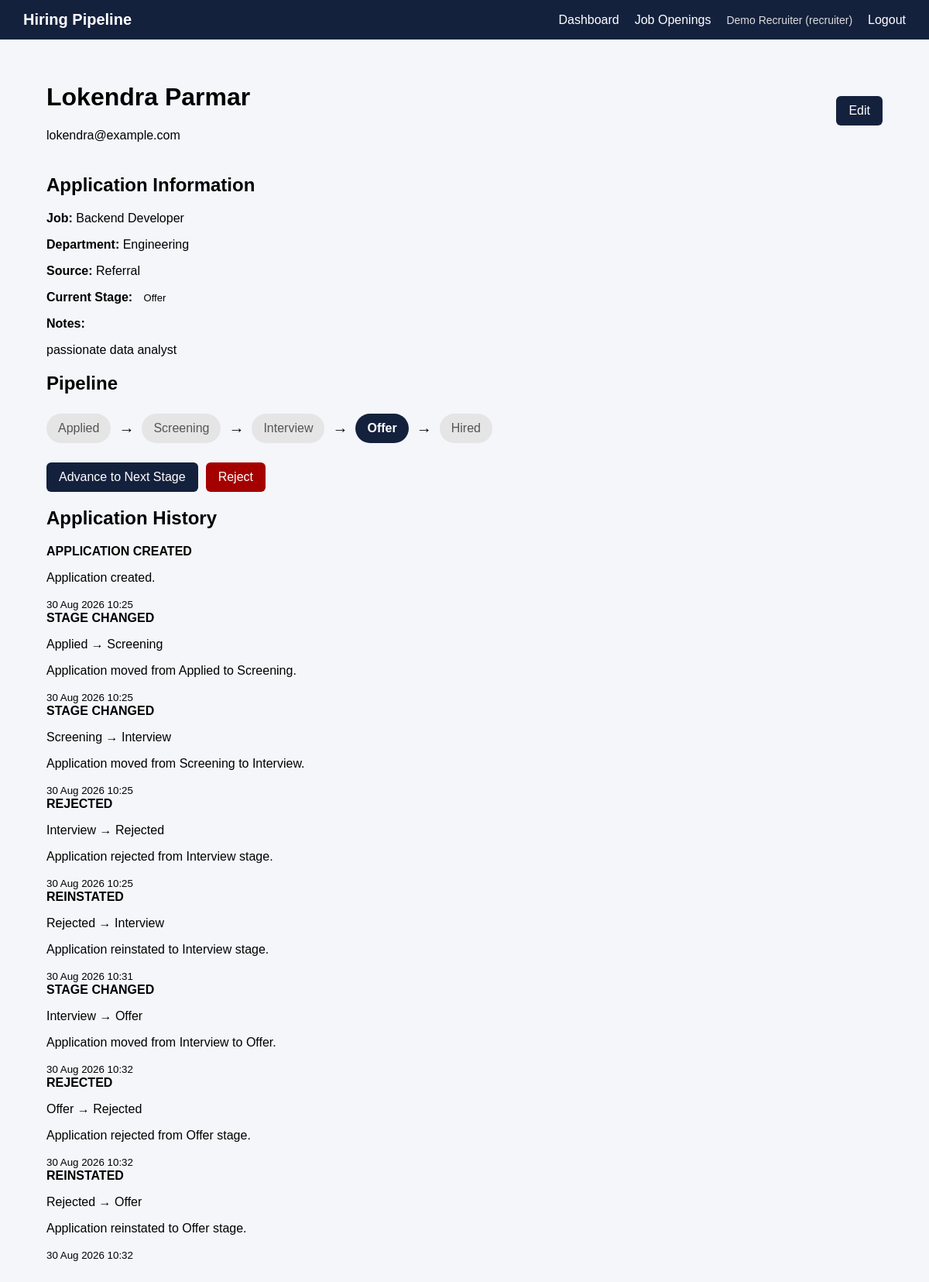
Screenshot of /applications/2 (signed in) with the database file from the repository.
### models/user.py (models this page shows, shortened)
class User(UserMixin, db.Model):
    __tablename__ = "users"
    id = db.Column(db.Integer, primary_key=True)
    name = db.Column(db.String(100), nullable=False)
    email = db.Column(
        db.String(150),
        unique=True,
        nullable=False,
        index=True
    )
    password_hash = db.Column(db.String(255), nullable=False)
    role = db.Column(
        db.String(20),
        nullable=False
    )
    created_at = db.Column(
        db.DateTime,
        server_default=db.func.now()
    )

### models/application.py (models this page shows)
class Application(db.Model):
    __tablename__ = "applications"
    id = db.Column(
        db.Integer,
        primary_key=True
    )
    job_opening_id = db.Column(
        db.Integer,
        db.ForeignKey("job_openings.id"),
        nullable=False,
        index=True
    )
    candidate_name = db.Column(
        db.String(150),
        nullable=False
    )
    candidate_email = db.Column(
        db.String(150),
        nullable=False,
        index=True
    )
    source = db.Column(
        db.String(100),
        nullable=True
    )
    notes = db.Column(
        db.Text,
        nullable=True
    )
    stage = db.Column(
        db.String(30),
        nullable=False,
        default="Applied",
        index=True
    )
    applied_at = db.Column(
        db.DateTime,
        server_default=db.func.now()
    )
    stage_changed_at = db.Column(
        db.DateTime,
        server_default=db.func.now()
    )
    updated_at = db.Column(
        db.DateTime,
        server_default=db.func.now(),
        onupdate=db.func.now()
    )
    job = db.relationship(
        "JobOpening",
        back_populates="applications"
    )
    events = db.relationship(
        "ApplicationEvent",
        back_populates="application",
        lazy=True,
        order_by="ApplicationEvent.created_at"
    )

### models/job.py (models this page shows)
class JobOpening(db.Model):
    __tablename__ = "job_openings"
    id = db.Column(db.Integer, primary_key=True)
    title = db.Column(
        db.String(150),
        nullable=False
    )
    department = db.Column(
        db.String(100),
        nullable=False
    )
    description = db.Column(
        db.Text,
        nullable=True
    )
    status = db.Column(
        db.String(20),
        nullable=False,
        default="open",
        index=True
    )
    created_at = db.Column(
        db.DateTime,
        server_default=db.func.now()
    )
    updated_at = db.Column(
        db.DateTime,
        server_default=db.func.now(),
        onupdate=db.func.now()
    )
    applications = db.relationship(
        "Application",
        back_populates="job",
        lazy=True
    )
    description = db.Column(
        db.Text,
        nullable=True
    )
    status = db.Column(
        db.String(20),
        nullable=False,
        default="open"
    )
    created_at = db.Column(
        db.DateTime,
        server_default=db.func.now()
    )
    updated_at = db.Column(
        db.DateTime,
        server_default=db.func.now(),
        onupdate=db.func.now()
    )
    applications = db.relationship(
        "Application",
        back_populates="job",
        lazy=True
    )

### models/event.py (models this page shows)
class ApplicationEvent(db.Model):
    __tablename__ = "application_events"
    id = db.Column(
        db.Integer,
        primary_key=True
    )
    application_id = db.Column(
        db.Integer,
        db.ForeignKey("applications.id"),
        nullable=False,
        index=True
    )
    event_type = db.Column(
        db.String(50),
        nullable=False
    )
    old_stage = db.Column(
        db.String(30),
        nullable=True
    )
    new_stage = db.Column(
        db.String(30),
        nullable=True
    )
    actor_id = db.Column(
        db.Integer,
        db.ForeignKey("users.id"),
        nullable=True
    )
    message = db.Column(
        db.Text,
        nullable=True
    )
    created_at = db.Column(
        db.DateTime,
        server_default=db.func.now()
    )
    application = db.relationship(
        "Application",
        back_populates="events"
    )

### routes/applications.py (the view)
@applications_bp.route("/<int:application_id>")
@role_required("recruiter", "interviewer")
def application_detail(application_id):
    application = db.session.get(
        Application,
        application_id
    )
    if not application:
        abort(404)
    return render_template(
        "applications/detail.html",
        application=application
    )

### app.py (called while the page is built)
def create_app():
    app = Flask(__name__)
    app.config.from_object(Config)
    db.init_app(app)
    login_manager.init_app(app)
    login_manager.login_view = "auth.login"
    from models import User
    @login_manager.user_loader
    def load_user(user_id):
        return db.session.get(User, int(user_id))
    from routes.auth import auth_bp
    from routes.dashboard import dashboard_bp
    from routes.jobs import jobs_bp
    from routes.applications import applications_bp
    app.register_blueprint(auth_bp)
    app.register_blueprint(dashboard_bp)
    app.register_blueprint(jobs_bp)
    app.register_blueprint(applications_bp)
    from models import (
        User,
        JobOpening,
        Application,
        ApplicationInterviewer,
        Feedback,
        ApplicationEvent
    )
    return app

### templates/applications/detail.html (shortened to what this page needs)
{% extends "base.html" %}
{% block content %}
<div class="page-header">
    <div>
        <h1>
            {{ application.candidate_name }}
        </h1>
        <p>
            {{ application.candidate_email }}
        </p>
    </div>
    {% if current_user.role == "recruiter" %}
        <a
            href="{{ url_for(
                'applications.edit_application',
                application_id=application.id
            ) }}"
            class="btn"
        >
            Edit
        </a>
    {% endif %}
</div>
<div class="detail-card">
    <h2>Application Information</h2>
    <p>
        <strong>Job:</strong>
        {{ application.job.title }}
    </p>
    <p>
        <strong>Department:</strong>
        {{ application.job.department }}
    </p>
    <p>
        <strong>Source:</strong>
        {{ application.source or "-" }}
    </p>
    <p>
        <strong>Current Stage:</strong>
        <span class="status">
            {{ application.stage }}
        </span>
    </p>
    <p>
        <strong>Notes:</strong>
    </p>
    <p>
        {{ application.notes or "No notes available." }}
    </p>
</div>
<div class="detail-card">
    <h2>Pipeline</h2>
    <div class="pipeline">
        {% for stage in ["Applied", "Screening", "Interview", "Offer", "Hired"] %}
            <div
                class="pipeline-stage
                {% if application.stage == stage %}
                    current
                {% endif %}"
            >
                {{ stage }}
            </div>
            {% if not loop.last %}
                <span class="pipeline-arrow">
                    →
                </span>
            {% endif %}
        {% endfor %}
    </div>
    <div class="pipeline-actions">
        {% if application.stage != "Rejected"
              and application.stage != "Hired" %}
            <form
                method="POST"
                action="{{ url_for(
                    'applications.advance',
                    application_id=application.id
                ) }}"
            >
                <button
                    type="submit"
                    class="btn"
                >
                    Advance to Next Stage
                </button>
            </form>
        {% endif %}
        {% if application.stage != "Rejected"
              and application.stage != "Hired" %}
            <form
                method="POST"
                action="{{ url_for(
                    'applications.reject',
                    application_id=application.id
                ) }}"
            >
                <button
                    type="submit"
                    class="btn-danger"
                >
                    Reject
                </button>
            </form>
        {% endif %}
    </div>
</div>
<div class="detail-card">
    <h2>Application History</h2>
    {% if application.events %}
        <div class="timeline">
            {% for event in application.events %}
                <div class="timeline-item">
                    <strong>
                        {{ event.event_type.replace("_", " ") }}
                    </strong>
                    {% if event.old_stage and event.new_stage %}
                        <p>
                            {{ event.old_stage }}
                            →
                            {{ event.new_stage }}
                        </p>
                    {% endif %}
                    {% if event.message %}
                        <p>
                            {{ event.message }}
                        </p>
                    {% endif %}
                    {% if event.created_at %}
                        <small>
                            {{ event.created_at.strftime(
                                "%d %b %Y %H:%M"
                            ) }}
                        </small>
                    {% endif %}
                </div>
            {% endfor %}
        </div>
    {% else %}
        <p>No history available.</p>
    {% endif %}
</div>
{% endblock %}

### templates/base.html (shortened to what this page needs)
<!DOCTYPE html>
<html lang="en">
<head>
    <link
        rel="stylesheet"
        href="{{ url_for('static', filename='css/style.css') }}"
    >
</head>
<body>
    {% if current_user.is_authenticated %}
        <nav class="navbar">
            <div class="nav-brand">
                Hiring Pipeline
            </div>
            <div class="nav-links">
                <a href="{{ url_for('dashboard.dashboard') }}">
                    Dashboard
                </a>
                {% if current_user.role == "recruiter" %}
                    <a href="{{ url_for('jobs.job_list') }}">
                        Job Openings
                    </a>
                {% endif %}
                <span class="nav-user">
                    {{ current_user.name }}
                    ({{ current_user.role }})
                </span>
                <a href="{{ url_for('auth.logout') }}">
                    Logout
                </a>
            </div>
        </nav>
    {% endif %}
    <main class="container">
        {% block content %}
        {% endblock %}
    </main>
</body>
</html>

### static/css/style.css (style rules this page uses)
* { box-sizing: border-box; }
body { margin: 0; font-family: Arial, sans-serif; background: #f5f6fa; }
button { width: 100%; padding: 12px; border: none; border-radius: 6px; background: #14213d; color: white; font-size: 16px; cursor: pointer; }
.navbar { background: #14213d; color: white; padding: 14px 30px; display: flex; justify-content: space-between; align-items: center; }
.nav-brand { font-weight: bold; font-size: 20px; }
.nav-links { display: flex; align-items: center; gap: 20px; }
.nav-links a { color: white; text-decoration: none; }
.nav-user { color: #ddd; font-size: 14px; }
.container { width: 90%; max-width: 1200px; margin: 35px auto; }
.page-header { display: flex; justify-content: space-between; align-items: center; margin-bottom: 25px; }
.btn, .btn-secondary, .small-btn { display: inline-block; text-decoration: none; border-radius: 6px; cursor: pointer; }
.btn { background: #14213d; color: white; padding: 10px 16px; width: auto; }
.status { padding: 5px 10px; border-radius: 20px; font-size: 13px; }
.pipeline { display: flex; align-items: center; gap: 10px; margin: 25px 0; flex-wrap: wrap; }
.pipeline-stage { padding: 10px 15px; border-radius: 20px; background: #e5e5e5; color: #555; }
.pipeline-stage.current { background: #14213d; color: white; font-weight: bold; }
.pipeline-arrow { font-size: 20px; }
.pipeline-actions { display: flex; gap: 10px; flex-wrap: wrap; }
.pipeline-actions form { margin: 0; }
.btn-danger { display: inline-block; width: auto; padding: 10px 16px; border: none; border-radius: 6px; background: #a40000; color: white; cursor: pointer; }

### rows the page displays
User: name "Demo Recruiter", role "recruiter"
Application: candidate_name "Lokendra Parmar", candidate_email "lokendra@example.com", source "Referral", stage "Offer", notes "passionate data analyst"
JobOpening: job "Backend Developer", job.department "Engineering"
ApplicationEvent: event_type.replace "APPLICATION CREATED", message "Application created.", created_at "30 Aug 2026 10:25"
ApplicationEvent: event_type.replace "STAGE CHANGED", old_stage "Applied", new_stage "Screening", message "Application moved from Applied to Screening.", created_at "30 Aug 2026 10:25"
ApplicationEvent: event_type.replace "STAGE CHANGED", old_stage "Screening", new_stage "Interview", message "Application moved from Screening to Interview.", created_at "30 Aug 2026 10:25"
ApplicationEvent: event_type.replace "REJECTED", old_stage "Interview", new_stage "Rejected", message "Application rejected from Interview stage.", created_at "30 Aug 2026 10:25"
ApplicationEvent: event_type.replace "REINSTATED", old_stage "Rejected", new_stage "Interview", message "Application reinstated to Interview stage.", created_at "30 Aug 2026 10:31"
ApplicationEvent: event_type.replace "STAGE CHANGED", old_stage "Interview", new_stage "Offer", message "Application moved from Interview to Offer.", created_at "30 Aug 2026 10:32"
ApplicationEvent: event_type.replace "REJECTED", old_stage "Offer", new_stage "Rejected", message "Application rejected from Offer stage.", created_at "30 Aug 2026 10:32"
ApplicationEvent: event_type.replace "REINSTATED", old_stage "Rejected", new_stage "Offer", message "Application reinstated to Offer stage.", created_at "30 Aug 2026 10:32"

### other values shown
{{ stage }} "Applied" "Screening" "Interview" "Offer" "Hired"
